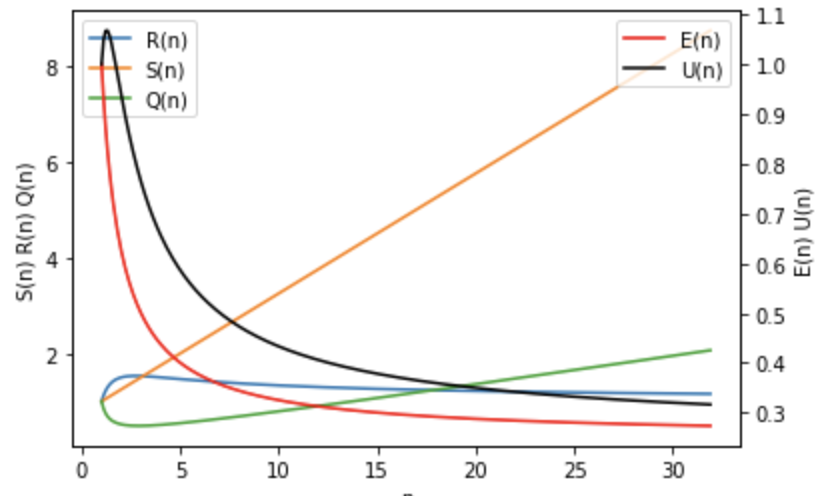

Reproduce this figure in Python.
import numpy as np
import matplotlib.pyplot as plt 

n = np.arange(1, 32, 0.1)

sn = (n + 3) / 4
en = np.divide(n + 3, 4 * n)
rn = np.divide(np.add(n, np.log2(n)), n)
un = np.divide(np.multiply(n + 3, np.add(n, np.log2(n))), 4 * np.power(n, 2))
qn = np.divide(np.power(n + 3, 2), 16 * np.add(n, np.log2(n)))

fix, ax = plt.subplots()

ax.plot(n, rn)
ax.plot(n, sn)
ax.plot(n, qn)
ax.legend(['R(n)', 'S(n)', 'Q(n)'])
ax.set_xlabel('n')
ax.set_ylabel('S(n) R(n) Q(n)')
ax2 = ax.twinx()
ax2.plot(n, en, color='red')
ax2.plot(n, un,color='black')
ax2.set_ylabel('E(n) U(n)')
ax2.legend(['E(n)', 'U(n)'])
plt.show()
